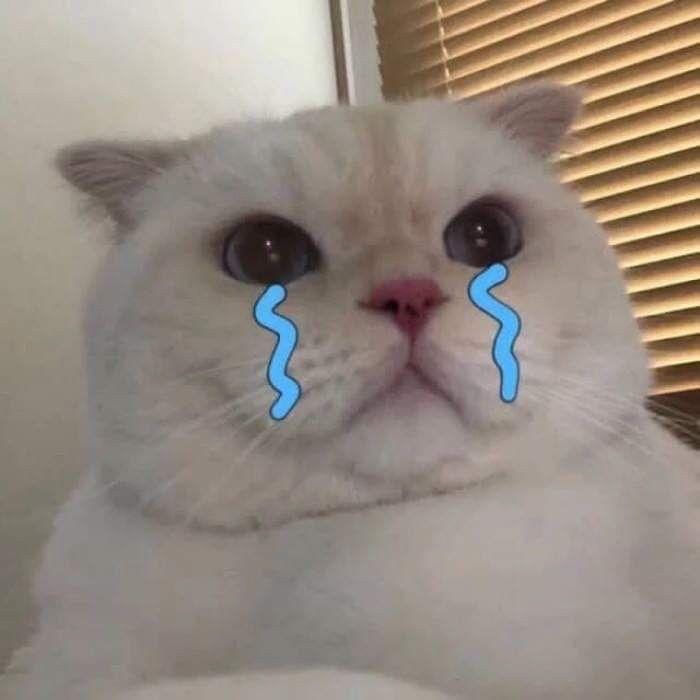
#> input picture read_img_video/cat.jpg, 700 x 700 px
$ python BasicFuction.py
#> lines starting #> are read from the running program, lines starting #| are printed output that depends on the picture
import cv2
import numpy as np

path = "cat.jpg"
img = cv2.imread(path)
#> img is the input picture: shape (700, 700, 3); mean B, G, R 128.8, 138, 149.5
imgCopy = cv2.cvtColor(img, cv2.COLOR_BGR2GRAY)
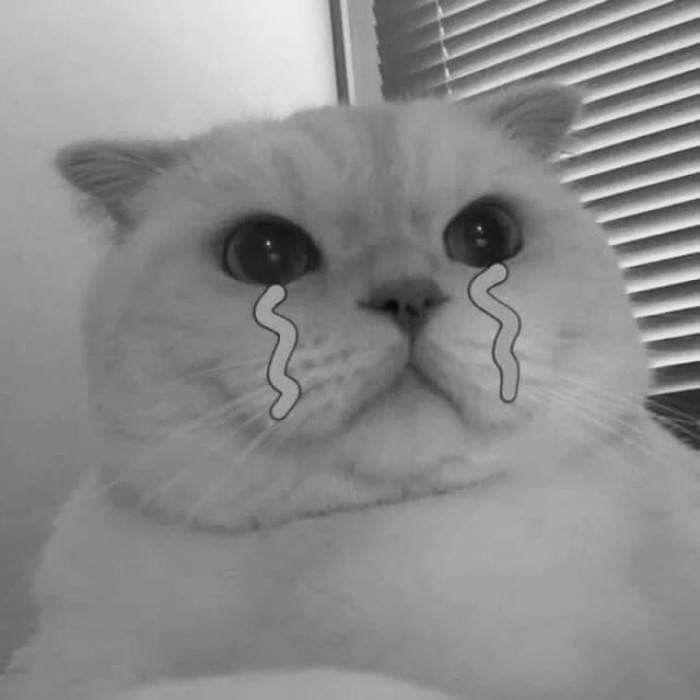
#> imgCopy: shape (700, 700); min 6, max 240, mean 140.4
imgBlur = cv2.GaussianBlur(imgCopy, (5, 5), 100)  # ảnh mờ
imgCanny = cv2.Canny(imgBlur, 0, 0)
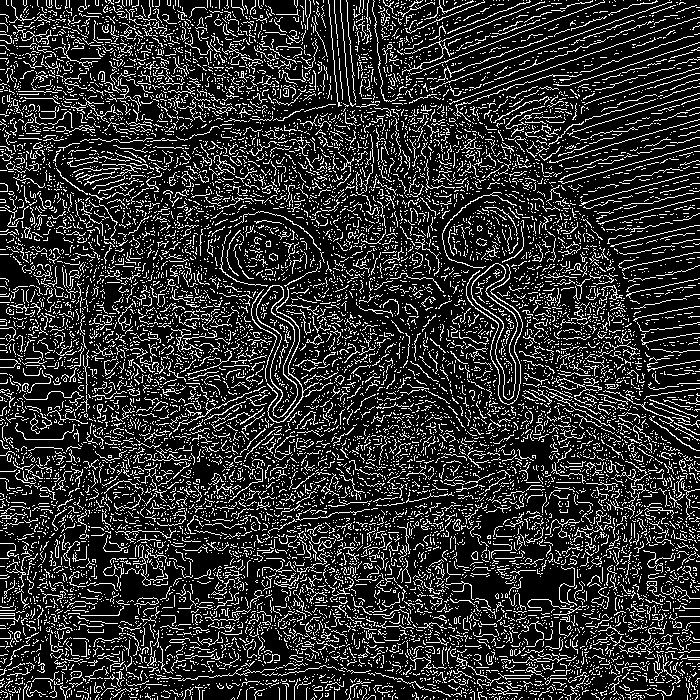
#> imgCanny: shape (700, 700); 18.4% white in thin lines or dots
cv2.imshow("Image", img)
cv2.imshow("Image copy", imgCopy)
cv2.imshow("Image Blur", imgBlur)
cv2.imshow("Image Canny", imgCanny)

cv2.waitKey(0)
